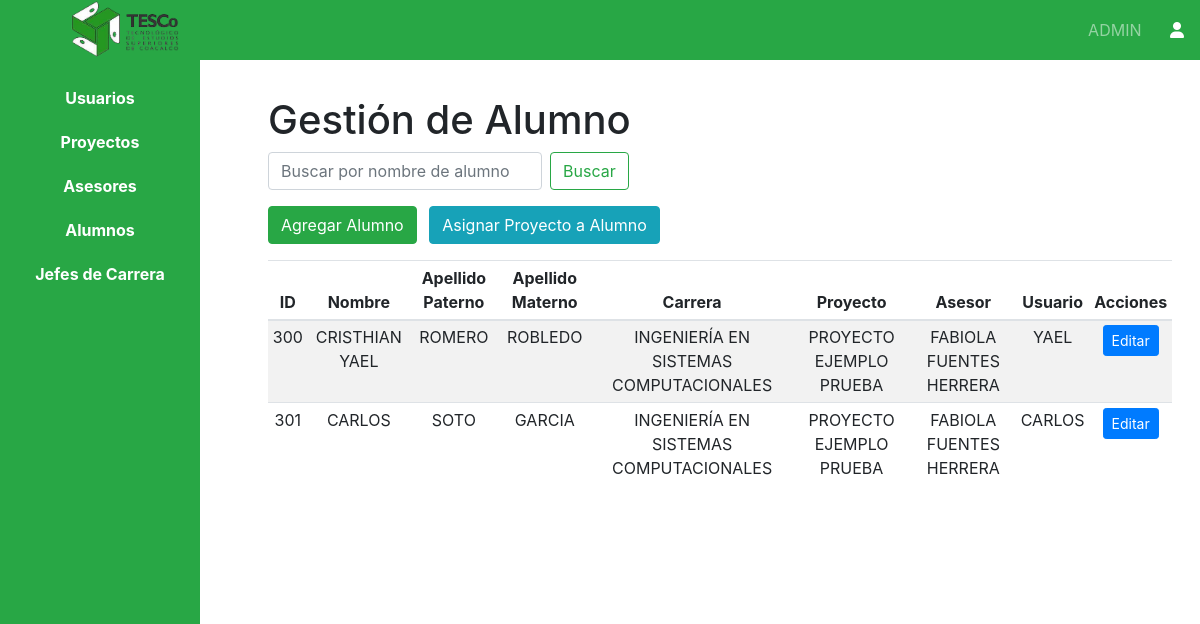
Page /views/admin/dashboardAdminAlumnos.php (signed in) on the earlier database version.
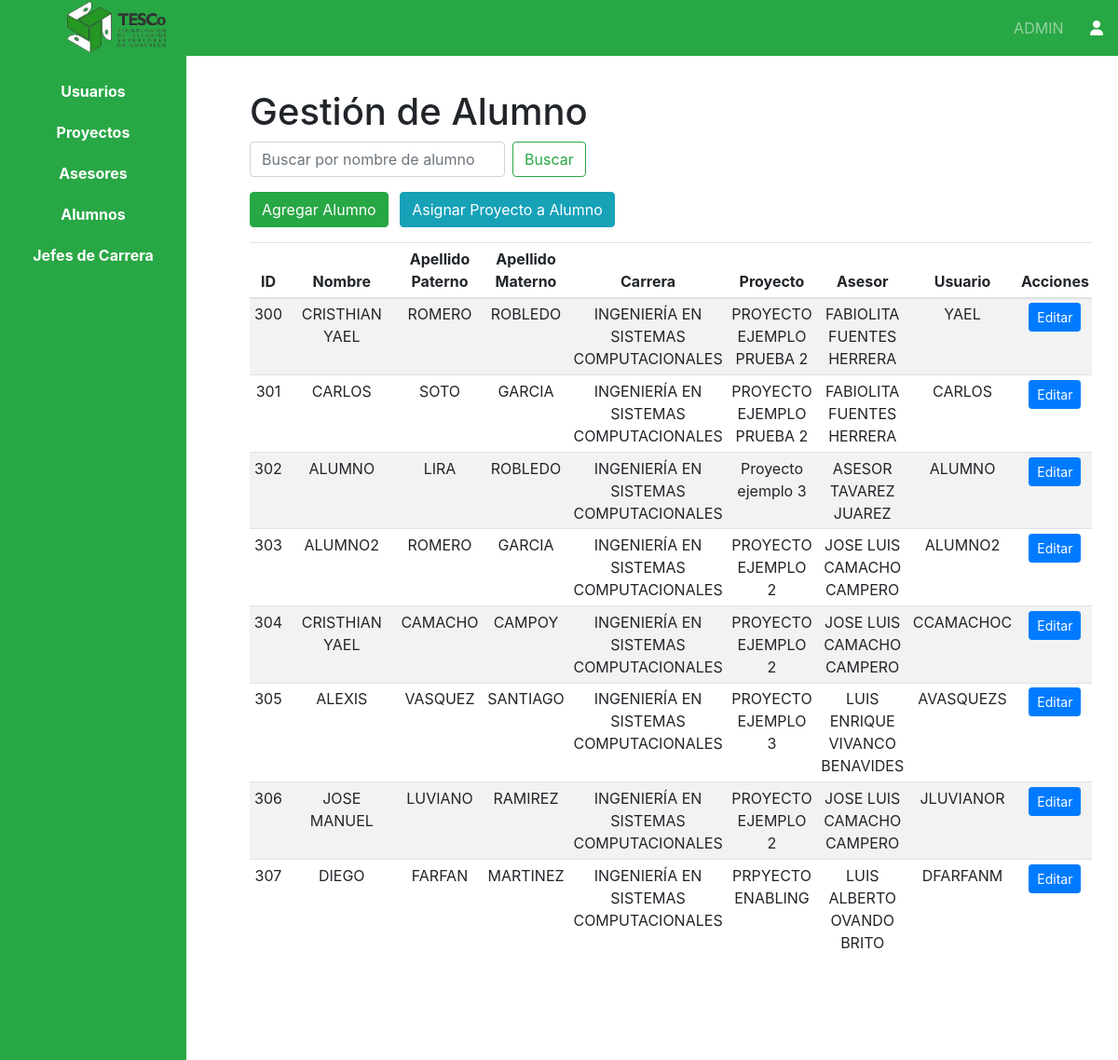
Same page on the later database version.
### tables this page shows
CREATE TABLE IF NOT EXISTS `alumno` (
  `ID_Alumno` int NOT NULL AUTO_INCREMENT,
  `Nombres` varchar(100) NOT NULL,
  `Apellido_Paterno` varchar(100) NOT NULL,
  `Apellido_Materno` varchar(100) NOT NULL,
  `Carrera` int DEFAULT NULL,
  `Proyecto` int DEFAULT NULL,
  `Asesor` int DEFAULT NULL,
  `Calendario_Revisiones` text,
  `Rol` int DEFAULT NULL,
  `ID_Usuario` int DEFAULT NULL,
  PRIMARY KEY (`ID_Alumno`),
  KEY `fk_alumno_carrera` (`Carrera`),
  KEY `fk_alumno_proyecto` (`Proyecto`),
  KEY `fk_alumno_asesor` (`Asesor`),
  KEY `fk_alumno_rol` (`Rol`),
  KEY `fk_alumno_usuario` (`ID_Usuario`)
);

CREATE TABLE IF NOT EXISTS `carrera` (
  `ID_Carrera` int NOT NULL AUTO_INCREMENT,
  `Nombre_Carrera` varchar(100) NOT NULL,
  PRIMARY KEY (`ID_Carrera`)
);

CREATE TABLE IF NOT EXISTS `proyecto` (
  `ID_Proyecto` int NOT NULL AUTO_INCREMENT,
  `Nombre_Proyecto` varchar(200) NOT NULL,
  `Status` enum('Pendiente','En Revisión','Revisado','Completado') NOT NULL,
  `Integrante_1` int DEFAULT NULL,
  `Integrante_2` int DEFAULT NULL,
  `Integrante_3` int DEFAULT NULL,
  `Asesor` int DEFAULT NULL,
  `Archivo_Docx` varchar(255) DEFAULT NULL,
  PRIMARY KEY (`ID_Proyecto`),
  KEY `fk_proyecto_integrante_1` (`Integrante_1`),
  KEY `fk_proyecto_integrante_2` (`Integrante_2`),
  KEY `fk_proyecto_integrante_3` (`Integrante_3`),
  KEY `fk_proyecto_asesor` (`Asesor`)
);

CREATE TABLE IF NOT EXISTS `usuario` (
  `ID_Usuario` int NOT NULL AUTO_INCREMENT,
  `Nombre_Usuario` varchar(50) NOT NULL,
  `Contraseña` varchar(255) NOT NULL,
  `Rol` int DEFAULT NULL,
  PRIMARY KEY (`ID_Usuario`),
  KEY `fk_usuario_rol` (`Rol`)
);

### Views/Admin/dashboardAdminAlumnos.php (the view, shortened to what the changed rows need)
<?php
include('../../includes/config.php');
?>
<!DOCTYPE html>
<html lang="es">
<head>
    <link rel="stylesheet" href="https://stackpath.bootstrapcdn.com/bootstrap/4.3.1/css/bootstrap.min.css">
    <link rel="stylesheet" href="https://cdnjs.cloudflare.com/ajax/libs/font-awesome/6.0.0-beta3/css/all.min.css">
    <link rel="stylesheet" href="<?php echo CSS_PATH; ?>docs.css">
</head>
<body>
    <div class="container-fluid page-dashboard bg-white">
        <div class="row">
            <div class="col-sm-10 content bg-white p-5 my-5 text-justify">
                <h1 id="anteproyecto">Gestión de Alumno</h1>
                <div class="table-responsive">
                    <table class="table table-striped table-sm text-center">
                        <thead>
                            <tr>
                                <th>ID</th>
                                <th>Nombre</th>
                                <th>Apellido Paterno</th>
                                <th>Apellido Materno</th>
                                <th>Carrera</th>
                                <th>Proyecto</th>
                                <th>Asesor</th>
                                <th>Usuario</th>
                                <th>Acciones</th>
                            </tr>
                        </thead>
                        <tbody>
                            <?php
                            $searchQuery = "";
                            $query = "
                                SELECT alumno.*, proyecto.Nombre_Proyecto,
                                       CONCAT(asesor.Nombres, ' ', asesor.Apellido_Paterno, ' ', asesor.Apellido_Materno) AS Nombre_Asesor,
                                       carrera.Nombre_Carrera, usuario.Nombre_Usuario
                                FROM alumno
                                LEFT JOIN proyecto ON alumno.Proyecto = proyecto.ID_Proyecto
                                LEFT JOIN asesor ON alumno.Asesor = asesor.ID_Asesor
                                LEFT JOIN carrera ON alumno.Carrera = carrera.ID_Carrera
                                LEFT JOIN usuario ON alumno.ID_Usuario = usuario.ID_Usuario
                                WHERE 1=1 $searchQuery
                                ORDER BY alumno.ID_Alumno ASC";
                            $result = $connection->query($query);
                            while ($row = $result->fetch_assoc()) {
                                $proyecto = $row['Nombre_Proyecto'] ?? 'No asignado';
                                $asesor = $row['Nombre_Asesor'] ?? 'No asignado';
                                echo "<tr>";
                                echo "<td>" . htmlspecialchars($row['ID_Alumno'] ?? '') . "</td>";
                                echo "<td>" . htmlspecialchars($row['Nombres'] ?? '') . "</td>";
                                echo "<td>" . htmlspecialchars($row['Apellido_Paterno'] ?? '') . "</td>";
                                echo "<td>" . htmlspecialchars($row['Apellido_Materno'] ?? '') . "</td>";
                                echo "<td>" . htmlspecialchars($row['Nombre_Carrera'] ?? '') . "</td>";
                                echo "<td>" . htmlspecialchars($proyecto) . "</td>";
                                echo "<td>" . htmlspecialchars($asesor) . "</td>";
                                echo "<td>" . htmlspecialchars($row['Nombre_Usuario'] ?? '') . "</td>";
                                echo "<td>";
                                echo "<button type='button' class='btn btn-primary btn-sm edit-btn'
                                        data-id='" . htmlspecialchars($row['ID_Alumno'] ?? '') . "'
                                        data-nombre='" . htmlspecialchars($row['Nombres'] ?? '') . "'
                                        data-apellido_paterno='" . htmlspecialchars($row['Apellido_Paterno'] ?? '') . "'
                                        data-apellido_materno='" . htmlspecialchars($row['Apellido_Materno'] ?? '') . "'
                                        data-carrera='" . htmlspecialchars($row['Carrera'] ?? '') . "'
                                        data-usuario='" . htmlspecialchars($row['Nombre_Usuario'] ?? '') . "'>Editar</button>";
                                echo "</td>";
                                echo "</tr>";
                            }
                            ?>
                        </tbody>
                    </table>
                </div>
            </div>
        </div>
    </div>
</body>
</html>

Differences in the rows shown:
changed through a linked row, alumno "YAEL": proyecto.Nombre_Proyecto "PROYECTO EJEMPLO PRUEBA" → "PROYECTO EJEMPLO PRUEBA 2"; asesor "FABIOLA FUENTES HERRERA" → "FABIOLITA FUENTES HERRERA"
changed through a linked row, alumno "CARLOS": proyecto.Nombre_Proyecto "PROYECTO EJEMPLO PRUEBA" → "PROYECTO EJEMPLO PRUEBA 2"; asesor "FABIOLA FUENTES HERRERA" → "FABIOLITA FUENTES HERRERA"
added alumno: ID_Alumno "302", Nombres "ALUMNO", Apellido_Paterno "LIRA", Apellido_Materno "ROBLEDO", carrera.Nombre_Carrera "INGENIERÍA EN SISTEMAS COMPUTACIONALES", proyecto.Nombre_Proyecto "Proyecto ejemplo 3", asesor "ASESOR TAVAREZ JUAREZ", ID_Usuario.Nombre_Usuario "ALUMNO"
added alumno: ID_Alumno "303", Nombres "ALUMNO2", Apellido_Paterno "ROMERO", Apellido_Materno "GARCIA", carrera.Nombre_Carrera "INGENIERÍA EN SISTEMAS COMPUTACIONALES", proyecto.Nombre_Proyecto "PROYECTO EJEMPLO 2", asesor "JOSE LUIS CAMACHO CAMPERO", ID_Usuario.Nombre_Usuario "ALUMNO2"
added alumno: ID_Alumno "304", Nombres "CRISTHIAN YAEL", Apellido_Paterno "CAMACHO", Apellido_Materno "CAMPOY", carrera.Nombre_Carrera "INGENIERÍA EN SISTEMAS COMPUTACIONALES", proyecto.Nombre_Proyecto "PROYECTO EJEMPLO 2", asesor "JOSE LUIS CAMACHO CAMPERO", ID_Usuario.Nombre_Usuario "CCAMACHOC"
added alumno: ID_Alumno "305", Nombres "ALEXIS", Apellido_Paterno "VASQUEZ", Apellido_Materno "SANTIAGO", carrera.Nombre_Carrera "INGENIERÍA EN SISTEMAS COMPUTACIONALES", proyecto.Nombre_Proyecto "PROYECTO EJEMPLO 3", asesor "LUIS ENRIQUE VIVANCO BENAVIDES", ID_Usuario.Nombre_Usuario "AVASQUEZS"
added alumno: ID_Alumno "306", Nombres "JOSE MANUEL", Apellido_Paterno "LUVIANO", Apellido_Materno "RAMIREZ", carrera.Nombre_Carrera "INGENIERÍA EN SISTEMAS COMPUTACIONALES", proyecto.Nombre_Proyecto "PROYECTO EJEMPLO 2", asesor "JOSE LUIS CAMACHO CAMPERO", ID_Usuario.Nombre_Usuario "JLUVIANOR"
added alumno: ID_Alumno "307", Nombres "DIEGO", Apellido_Paterno "FARFAN", Apellido_Materno "MARTINEZ", carrera.Nombre_Carrera "INGENIERÍA EN SISTEMAS COMPUTACIONALES", proyecto.Nombre_Proyecto "PRPYECTO ENABLING", asesor "LUIS ALBERTO OVANDO BRITO", ID_Usuario.Nombre_Usuario "DFARFANM"
